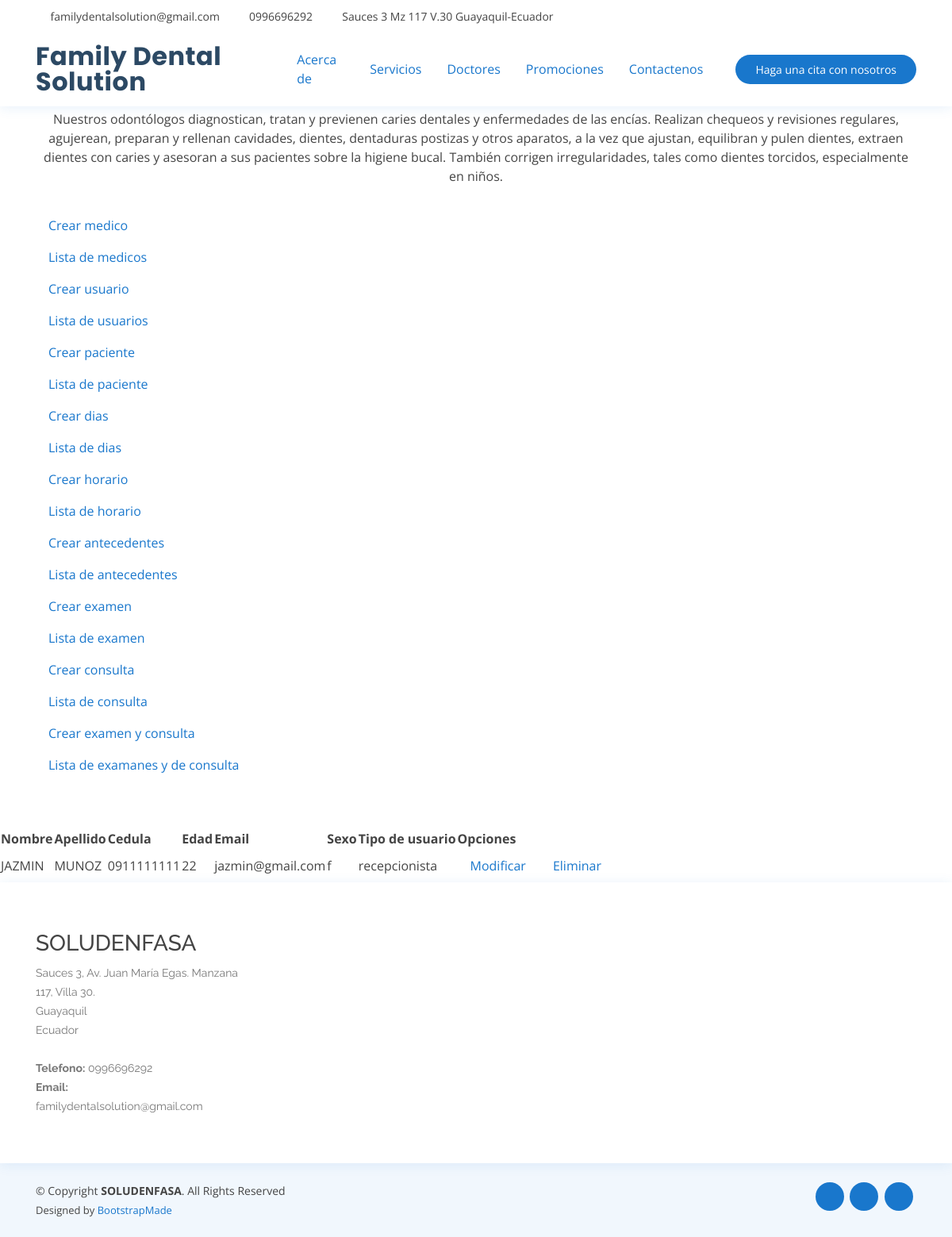
Page /medicos/usuario/ on the earlier database version.
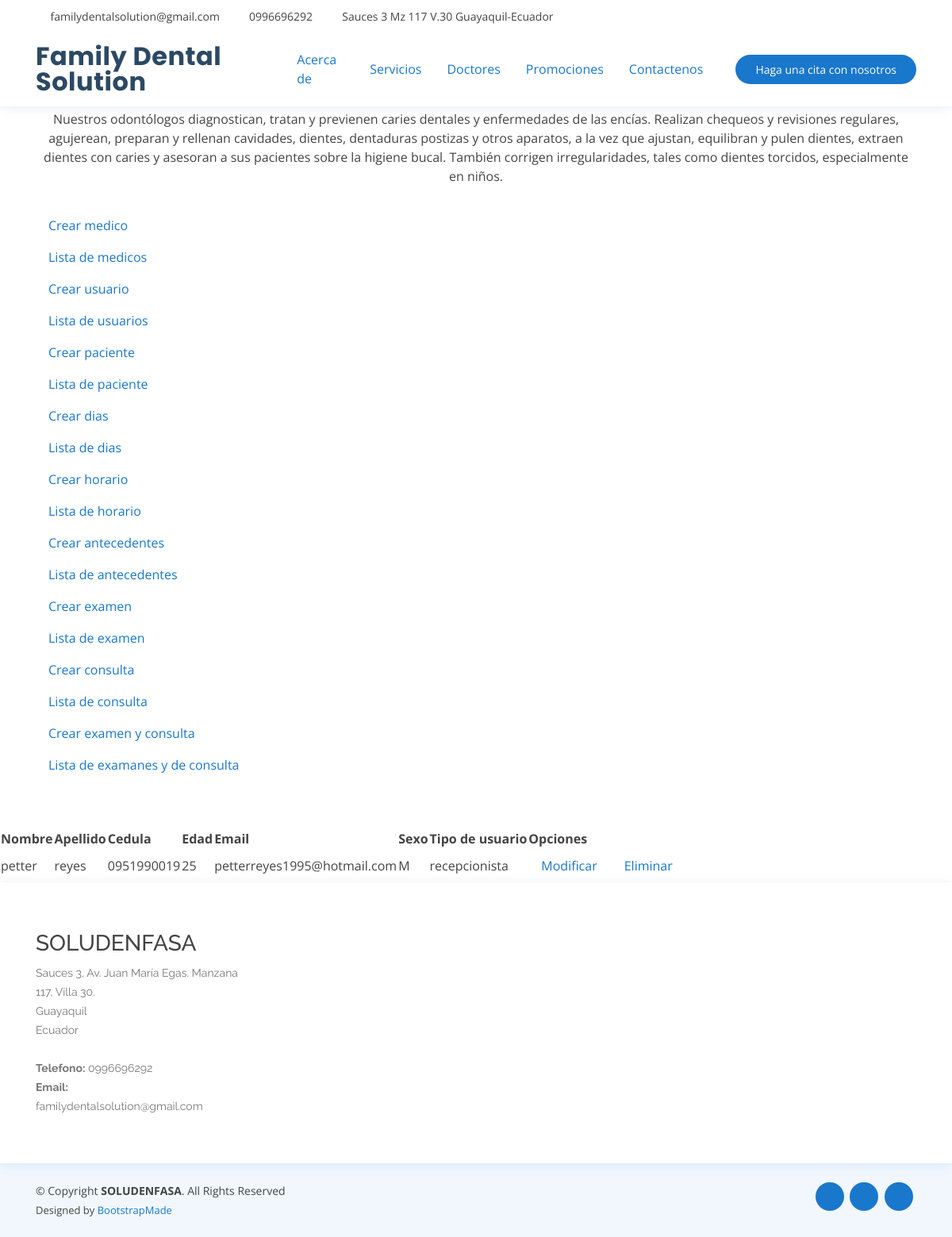
Same page on the later database version.
### medicos/models.py (models this page shows, shortened)
class Usuario(models.Model):
    nombre = models.CharField(blank=False, max_length=200)
    apellido = models.CharField(max_length=200)
    cedula = models.CharField(max_length=200)
    edad = models.IntegerField()
    email = models.EmailField()
    sexo = models.CharField(max_length=1)
    tipousuario = models.CharField(max_length=200)
    estado = models.IntegerField(default=1)  # 1 si esta activo y 2 si esta eliminado
    created = models.DateTimeField(auto_now_add=True)
    updated = models.DateTimeField(auto_now=True)
    class Meta:
        db_table = "tr_usuario"
        verbose_name = "usuario"
        verbose_name_plural = "usuarios"

### medicos/views.py (the view)
# urls.py: path('usuario/', views.consultarusuario, name="usuario"),
def consultarusuario(request, plantilla="consultarusuario.html"):
    usuario = Usuario.objects.all()
    data = {
        'usuario':usuario
    }
    return render(request, plantilla, data)

### medicos/templates/consultarusuario.html
{% extends "crearusuario.html" %}
{% load static %}
{% block content %}
    <table>
        <tr>
            <th>Nombre</th>
            <th>Apellido</th>
            <th>Cedula</th>
            <th>Edad</th>
            <th>Email</th>
            <th>Sexo</th>
            <th>Tipo de usuario</th>
            <th>Opciones</th>
        </tr>
        {% for p in usuario %}
        <tr>
            <td>{{ p.nombre }}</td>
            <td>{{ p.apellido }}</td>
            <td>{{ p.cedula }}</td>
            <td>{{ p.edad }}</td>
            <td>{{ p.email }}</td>
            <td>{{ p.sexo }}</td>
            <td>{{ p.tipousuario }}</td>
            <td><a class="nav-link" href="{% url 'modificarusuario' p.id %}">Modificar</a></td>
            <td><a class="nav-link" href="{% url 'eliminarusuario' p.id %}">Eliminar</a></td>
        </tr>
         {% endfor %}
    </table>
  {% endblock %}

Differences in the rows shown:
removed Usuario: nombre "JAZMIN", apellido "MUNOZ", cedula "0911111111", edad "22", email "jazmin@gmail.com", sexo "f", tipousuario "recepcionista"
added Usuario: nombre "petter", apellido "reyes", cedula "0951990019", edad "25", email "petterreyes1995@hotmail.com", sexo "M", tipousuario "recepcionista"
